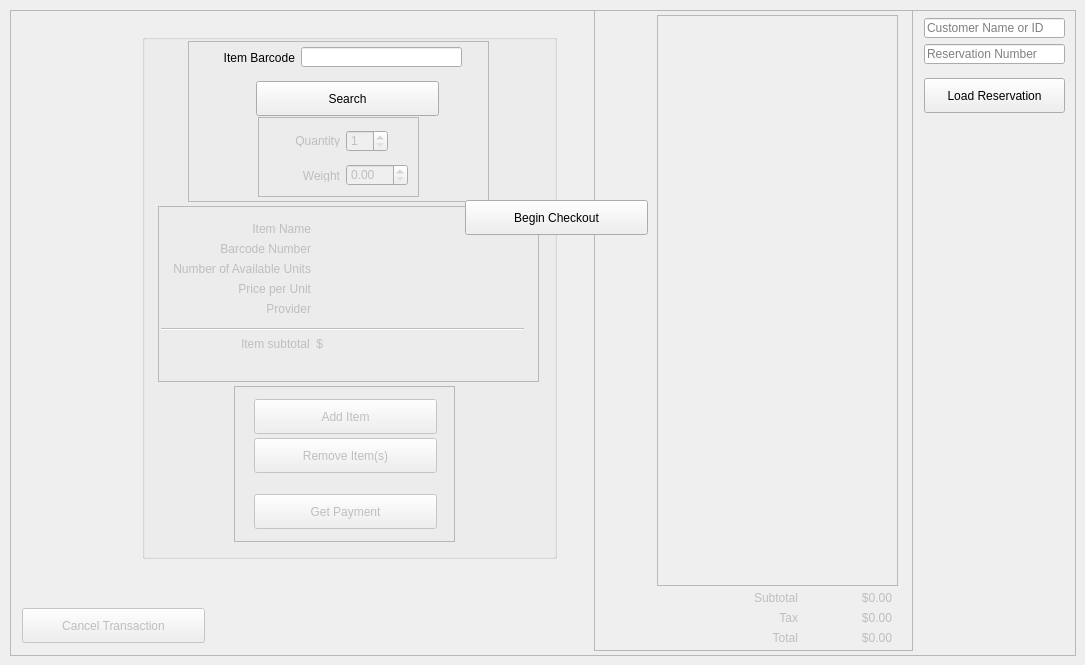
    <widget class="QWidget" name="begin_checkout_tab">
     <attribute name="title">
      <string>Begin Checkout</string>
     </attribute>
     <widget class="QPushButton" name="bc_begin_checkout_btn">
      <property name="geometry">
       <rect>
        <x>465</x>
        <y>200</y>
        <width>183</width>
        <height>35</height>
       </rect>
      </property>
      <property name="text">
       <string>Begin Checkout</string>
      </property>
     </widget>
     <widget class="QFrame" name="bc_checkout_frame">
      <property name="geometry">
       <rect>
        <x>10</x>
        <y>10</y>
        <width>1066</width>
        <height>646</height>
       </rect>
      </property>
      <property name="frameShape">
       <enum>QFrame::StyledPanel</enum>
      </property>
      <property name="frameShadow">
       <enum>QFrame::Raised</enum>
      </property>
      <widget class="QFrame" name="bc_receipt_frame">
       <property name="enabled">
        <bool>false</bool>
       </property>
       <property name="geometry">
        <rect>
         <x>584</x>
         <y>0</y>
         <width>319</width>
         <height>641</height>
        </rect>
       </property>
       <property name="frameShape">
        <enum>QFrame::StyledPanel</enum>
       </property>
       <property name="frameShadow">
        <enum>QFrame::Raised</enum>
       </property>
       <widget class="QLabel" name="bc_total_lbl">
        <property name="geometry">
         <rect>
          <x>212</x>
          <y>620</y>
          <width>86</width>
          <height>16</height>
         </rect>
        </property>
        <property name="text">
         <string>$0.00</string>
        </property>
        <property name="alignment">
         <set>Qt::AlignRight|Qt::AlignTrailing|Qt::AlignVCenter</set>
        </property>
       </widget>
       <widget class="QLabel" name="bc_r_subtotal_lbl">
        <property name="geometry">
         <rect>
          <x>212</x>
          <y>580</y>
          <width>86</width>
          <height>16</height>
         </rect>
        </property>
        <property name="text">
         <string>$0.00</string>
        </property>
        <property name="alignment">
         <set>Qt::AlignRight|Qt::AlignTrailing|Qt::AlignVCenter</set>
        </property>
       </widget>
       <widget class="QLabel" name="label_18">
        <property name="geometry">
         <rect>
          <x>148</x>
          <y>580</y>
          <width>56</width>
          <height>16</height>
         </rect>
        </property>
        <property name="text">
         <string>Subtotal</string>
        </property>
        <property name="alignment">
         <set>Qt::AlignRight|Qt::AlignTrailing|Qt::AlignVCenter</set>
        </property>
       </widget>
       <widget class="QLabel" name="label_17">
        <property name="geometry">
         <rect>
          <x>148</x>
          <y>620</y>
          <width>56</width>
          <height>16</height>
         </rect>
        </property>
        <property name="text">
         <string>Total</string>
        </property>
        <property name="alignment">
         <set>Qt::AlignRight|Qt::AlignTrailing|Qt::AlignVCenter</set>
        </property>
       </widget>
       <widget class="QListView" name="bc_receipt_listview">
        <property name="geometry">
         <rect>
          <x>63</x>
          <y>5</y>
          <width>241</width>
          <height>571</height>
         </rect>
        </property>
        <property name="editTriggers">
         <set>QAbstractItemView::NoEditTriggers</set>
        </property>
        <property name="showDropIndicator" stdset="0">
         <bool>false</bool>
        </property>
        <property name="selectionMode">
         <enum>QAbstractItemView::SingleSelection</enum>
        </property>
        <property name="selectionBehavior">
         <enum>QAbstractItemView::SelectRows</enum>
        </property>
       </widget>
       <widget class="QLabel" name="bc_tax_lbl">
        <property name="geometry">
         <rect>
          <x>212</x>
          <y>600</y>
          <width>86</width>
          <height>16</height>
         </rect>
        </property>
        <property name="text">
         <string>$0.00</string>
        </property>
        <property name="alignment">
         <set>Qt::AlignRight|Qt::AlignTrailing|Qt::AlignVCenter</set>
        </property>
       </widget>
       <widget class="QLabel" name="label_16">
        <property name="geometry">
         <rect>
          <x>148</x>
          <y>600</y>
          <width>56</width>
          <height>16</height>
         </rect>
        </property>
        <property name="text">
         <string>Tax</string>
        </property>
        <property name="alignment">
         <set>Qt::AlignRight|Qt::AlignTrailing|Qt::AlignVCenter</set>
        </property>
       </widget>
      </widget>
      <widget class="QPushButton" name="bc_cancel_btn">
       <property name="enabled">
        <bool>false</bool>
       </property>
       <property name="geometry">
        <rect>
         <x>12</x>
         <y>598</y>
         <width>183</width>
         <height>35</height>
        </rect>
       </property>
       <property name="text">
        <string>Cancel Transaction</string>
       </property>
      </widget>
      <widget class="QGroupBox" name="bc_gbox">
       <property name="geometry">
        <rect>
         <x>132</x>
         <y>24</y>
         <width>415</width>
         <height>525</height>
        </rect>
       </property>
       <property name="title">
        <string/>
       </property>
       <widget class="QFrame" name="bc_item_info_frame">
        <property name="enabled">
         <bool>false</bool>
        </property>
        <property name="geometry">
         <rect>
          <x>16</x>
          <y>172</y>
          <width>381</width>
          <height>176</height>
         </rect>
        </property>
        <property name="frameShape">
         <enum>QFrame::StyledPanel</enum>
        </property>
        <property name="frameShadow">
         <enum>QFrame::Raised</enum>
        </property>
        <widget class="QLabel" name="label_7">
         <property name="geometry">
          <rect>
           <x>12</x>
           <y>15</y>
           <width>141</width>
           <height>16</height>
          </rect>
         </property>
         <property name="text">
          <string>Item Name</string>
         </property>
         <property name="alignment">
          <set>Qt::AlignRight|Qt::AlignTrailing|Qt::AlignVCenter</set>
         </property>
        </widget>
        <widget class="Line" name="line">
         <property name="geometry">
          <rect>
           <x>3</x>
           <y>115</y>
           <width>363</width>
           <height>16</height>
          </rect>
         </property>
         <property name="orientation">
          <enum>Qt::Horizontal</enum>
         </property>
        </widget>
        <widget class="QLabel" name="bc_available_lbl">
         <property name="geometry">
          <rect>
           <x>165</x>
           <y>55</y>
           <width>213</width>
           <height>16</height>
          </rect>
         </property>
         <property name="text">
          <string/>
         </property>
         <property name="alignment">
          <set>Qt::AlignLeading|Qt::AlignLeft|Qt::AlignVCenter</set>
         </property>
        </widget>
        <widget class="QLabel" name="bc_name_lbl">
         <property name="geometry">
          <rect>
           <x>165</x>
           <y>8</y>
           <width>213</width>
           <height>27</height>
          </rect>
         </property>
         <property name="font">
          <font>
           <pointsize>-1</pointsize>
          </font>
         </property>
         <property name="text">
          <string/>
         </property>
         <property name="alignment">
          <set>Qt::AlignLeading|Qt::AlignLeft|Qt::AlignVCenter</set>
         </property>
        </widget>
        <widget class="QLabel" name="label_21">
         <property name="geometry">
          <rect>
           <x>12</x>
           <y>75</y>
           <width>141</width>
           <height>16</height>
          </rect>
         </property>
         <property name="text">
          <string>Price per Unit</string>
         </property>
         <property name="alignment">
          <set>Qt::AlignRight|Qt::AlignTrailing|Qt::AlignVCenter</set>
         </property>
        </widget>
        <widget class="QLabel" name="bc_barcode_lbl">
         <property name="geometry">
          <rect>
           <x>165</x>
           <y>35</y>
           <width>213</width>
           <height>16</height>
          </rect>
         </property>
         <property name="text">
          <string/>
         </property>
         <property name="alignment">
          <set>Qt::AlignLeading|Qt::AlignLeft|Qt::AlignVCenter</set>
         </property>
        </widget>
        <widget class="QLabel" name="label_8">
         <property name="geometry">
          <rect>
           <x>12</x>
           <y>35</y>
           <width>141</width>
           <height>16</height>
          </rect>
         </property>
         <property name="text">
          <string>Barcode Number</string>
         </property>
         <property name="alignment">
          <set>Qt::AlignRight|Qt::AlignTrailing|Qt::AlignVCenter</set>
         </property>
        </widget>
        <widget class="QLabel" name="bc_subtotal_lbl">
         <property name="geometry">
          <rect>
           <x>165</x>
           <y>130</y>
           <width>213</width>
           <height>16</height>
          </rect>
         </property>
         <property name="text">
          <string/>
         </property>
         <property name="alignment">
          <set>Qt::AlignLeading|Qt::AlignLeft|Qt::AlignVCenter</set>
         </property>
        </widget>
        <widget class="QLabel" name="bc_provider_lbl">
         <property name="geometry">
          <rect>
           <x>165</x>
           <y>95</y>
           <width>213</width>
           <height>16</height>
          </rect>
         </property>
         <property name="text">
          <string/>
         </property>
         <property name="alignment">
          <set>Qt::AlignLeading|Qt::AlignLeft|Qt::AlignVCenter</set>
         </property>
        </widget>
        <widget class="QLabel" name="label_14">
         <property name="geometry">
          <rect>
           <x>-32</x>
           <y>55</y>
           <width>185</width>
           <height>16</height>
          </rect>
         </property>
         <property name="text">
          <string>Number of Available Units</string>
         </property>
         <property name="alignment">
          <set>Qt::AlignRight|Qt::AlignTrailing|Qt::AlignVCenter</set>
         </property>
        </widget>
        <widget class="QLabel" name="label_36">
         <property name="geometry">
          <rect>
           <x>12</x>
           <y>95</y>
           <width>141</width>
           <height>16</height>
          </rect>
         </property>
         <property name="text">
          <string>Provider</string>
         </property>
         <property name="alignment">
          <set>Qt::AlignRight|Qt::AlignTrailing|Qt::AlignVCenter</set>
         </property>
        </widget>
        <widget class="QLabel" name="bc_price_lbl">
         <property name="geometry">
          <rect>
           <x>165</x>
           <y>75</y>
           <width>213</width>
           <height>16</height>
          </rect>
         </property>
         <property name="text">
          <string/>
         </property>
         <property name="alignment">
          <set>Qt::AlignLeading|Qt::AlignLeft|Qt::AlignVCenter</set>
         </property>
        </widget>
        <widget class="QLabel" name="label_43">
         <property name="geometry">
          <rect>
           <x>24</x>
           <y>130</y>
           <width>141</width>
           <height>16</height>
          </rect>
         </property>
         <property name="text">
          <string>Item subtotal  $</string>
         </property>
         <property name="alignment">
          <set>Qt::AlignRight|Qt::AlignTrailing|Qt::AlignVCenter</set>
         </property>
        </widget>
       </widget>
       <widget class="QPushButton" name="bc_remove_btn">
        <property name="enabled">
         <bool>false</bool>
        </property>
        <property name="geometry">
         <rect>
          <x>112</x>
          <y>404</y>
          <width>183</width>
          <height>35</height>
         </rect>
        </property>
        <property name="text">
         <string>Remove Item(s)</string>
        </property>
       </widget>
       <widget class="QFrame" name="bc_btn_frame">
        <property name="enabled">
         <bool>false</bool>
        </property>
        <property name="geometry">
         <rect>
          <x>92</x>
          <y>352</y>
          <width>221</width>
          <height>156</height>
         </rect>
        </property>
        <property name="frameShape">
         <enum>QFrame::StyledPanel</enum>
        </property>
        <property name="frameShadow">
         <enum>QFrame::Raised</enum>
        </property>
        <widget class="QPushButton" name="bc_get_payment_btn">
         <property name="geometry">
          <rect>
           <x>20</x>
           <y>108</y>
           <width>183</width>
           <height>35</height>
          </rect>
         </property>
         <property name="text">
          <string>Get Payment</string>
         </property>
        </widget>
        <widget class="QPushButton" name="bc_add_btn">
         <property name="geometry">
          <rect>
           <x>20</x>
           <y>13</y>
           <width>183</width>
           <height>35</height>
          </rect>
         </property>
         <property name="text">
          <string>Add Item</string>
         </property>
        </widget>
       </widget>
       <widget class="QFrame" name="bc_search_frame">
        <property name="geometry">
         <rect>
          <x>46</x>
          <y>7</y>
          <width>301</width>
          <height>161</height>
         </rect>
        </property>
        <property name="frameShape">
         <enum>QFrame::StyledPanel</enum>
        </property>
        <property name="frameShadow">
         <enum>QFrame::Raised</enum>
        </property>
        <widget class="QLineEdit" name="bc_barcode_search_field">
         <property name="geometry">
          <rect>
           <x>113</x>
           <y>6</y>
           <width>161</width>
           <height>20</height>
          </rect>
         </property>
         <property name="clearButtonEnabled">
          <bool>true</bool>
         </property>
        </widget>
        <widget class="QLabel" name="label">
         <property name="geometry">
          <rect>
           <x>18</x>
           <y>10</y>
           <width>89</width>
           <height>13</height>
          </rect>
         </property>
         <property name="text">
          <string>Item Barcode</string>
         </property>
         <property name="alignment">
          <set>Qt::AlignRight|Qt::AlignTrailing|Qt::AlignVCenter</set>
         </property>
        </widget>
        <widget class="QPushButton" name="bc_search_btn">
         <property name="geometry">
          <rect>
           <x>68</x>
           <y>40</y>
           <width>183</width>
           <height>35</height>
          </rect>
         </property>
         <property name="text">
          <string>Search</string>
         </property>
        </widget>
        <widget class="QFrame" name="bc_quantity_frame">
         <property name="enabled">
          <bool>false</bool>
         </property>
         <property name="geometry">
          <rect>
           <x>70</x>
           <y>76</y>
           <width>161</width>
           <height>80</height>
          </rect>
         </property>
         <property name="frameShape">
          <enum>QFrame::StyledPanel</enum>
         </property>
         <property name="frameShadow">
          <enum>QFrame::Raised</enum>
         </property>
         <widget class="QLabel" name="bc_weight_lbl">
          <property name="geometry">
           <rect>
            <x>-7</x>
            <y>52</y>
            <width>89</width>
            <height>13</height>
           </rect>
          </property>
          <property name="text">
           <string>Weight</string>
          </property>
          <property name="alignment">
           <set>Qt::AlignRight|Qt::AlignTrailing|Qt::AlignVCenter</set>
          </property>
         </widget>
         <widget class="QDoubleSpinBox" name="bc_weight_sbox">
          <property name="geometry">
           <rect>
            <x>88</x>
            <y>47</y>
            <width>62</width>
            <height>22</height>
           </rect>
          </property>
          <property name="singleStep">
           <double>0.100000000000000</double>
          </property>
         </widget>
         <widget class="QSpinBox" name="bc_quantity_sbox">
          <property name="geometry">
           <rect>
            <x>88</x>
            <y>13</y>
            <width>42</width>
            <height>22</height>
           </rect>
          </property>
          <property name="minimum">
           <number>1</number>
          </property>
          <property name="value">
           <number>1</number>
          </property>
         </widget>
         <widget class="QLabel" name="bc_quantity_lbl">
          <property name="geometry">
           <rect>
            <x>-7</x>
            <y>17</y>
            <width>89</width>
            <height>13</height>
           </rect>
          </property>
          <property name="text">
           <string>Quantity</string>
          </property>
          <property name="alignment">
           <set>Qt::AlignRight|Qt::AlignTrailing|Qt::AlignVCenter</set>
          </property>
         </widget>
        </widget>
       </widget>
       <zorder>bc_btn_frame</zorder>
       <zorder>bc_item_info_frame</zorder>
       <zorder>bc_remove_btn</zorder>
       <zorder>bc_search_frame</zorder>
      </widget>
      <widget class="QPushButton" name="bc_load_reservation_btn">
       <property name="geometry">
        <rect>
         <x>914</x>
         <y>68</y>
         <width>141</width>
         <height>35</height>
        </rect>
       </property>
       <property name="text">
        <string>Load Reservation</string>
       </property>
      </widget>
      <widget class="QLineEdit" name="bc_customer_name_field">
       <property name="geometry">
        <rect>
         <x>914</x>
         <y>8</y>
         <width>141</width>
         <height>20</height>
        </rect>
       </property>
       <property name="placeholderText">
        <string>Customer Name or ID</string>
       </property>
       <property name="clearButtonEnabled">
        <bool>true</bool>
       </property>
      </widget>
      <widget class="QLineEdit" name="bc_reservation_num_field">
       <property name="geometry">
        <rect>
         <x>914</x>
         <y>34</y>
         <width>141</width>
         <height>20</height>
        </rect>
       </property>
       <property name="placeholderText">
        <string>Reservation Number</string>
       </property>
       <property name="clearButtonEnabled">
        <bool>true</bool>
       </property>
      </widget>
     </widget>
     <zorder>bc_checkout_frame</zorder>
     <zorder>bc_begin_checkout_btn</zorder>
    </widget>
